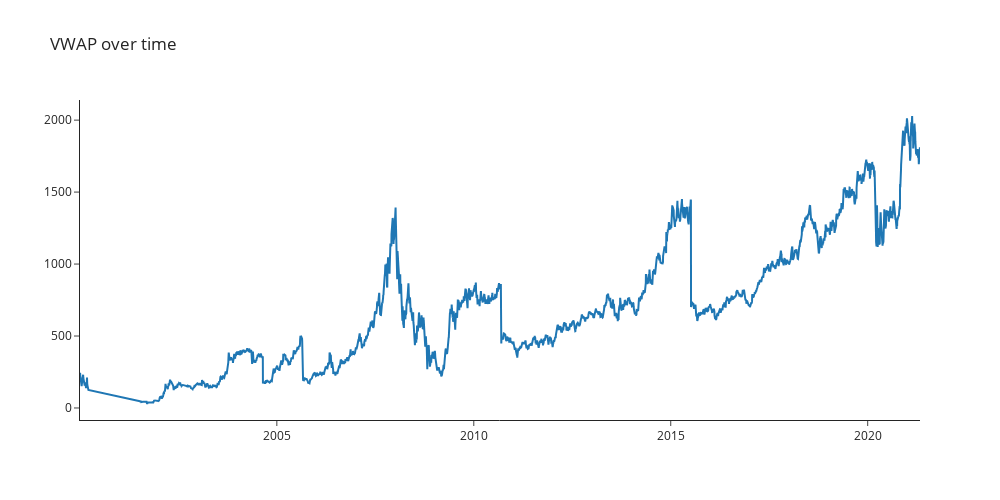

The notebook cell this image was saved under:
### Code cell
fig = go.Figure([go.Scatter(x=df.index, y=df.VWAP)])
fig.update_layout(
    autosize=False,
    width = 1000,
    height = 500,
    template = 'simple_white',
    title = 'VWAP over time'
)
fig.show()

### Figure 1 — Plotly figure (JSON) as saved in the notebook; plotly's stock layout.template omitted (floating-point values rounded to 4 significant figures; data arrays with more than 128 entries replaced by an {"elided": "..."} marker saying what was removed)
{"data": [{"type": "scatter", "x": {"elided": "4985 str values"}, "y": {"elided": "4985 float values"}}], "layout": {"autosize": false, "height": 500, "title": {"text": "VWAP over time"}, "width": 1000}}
